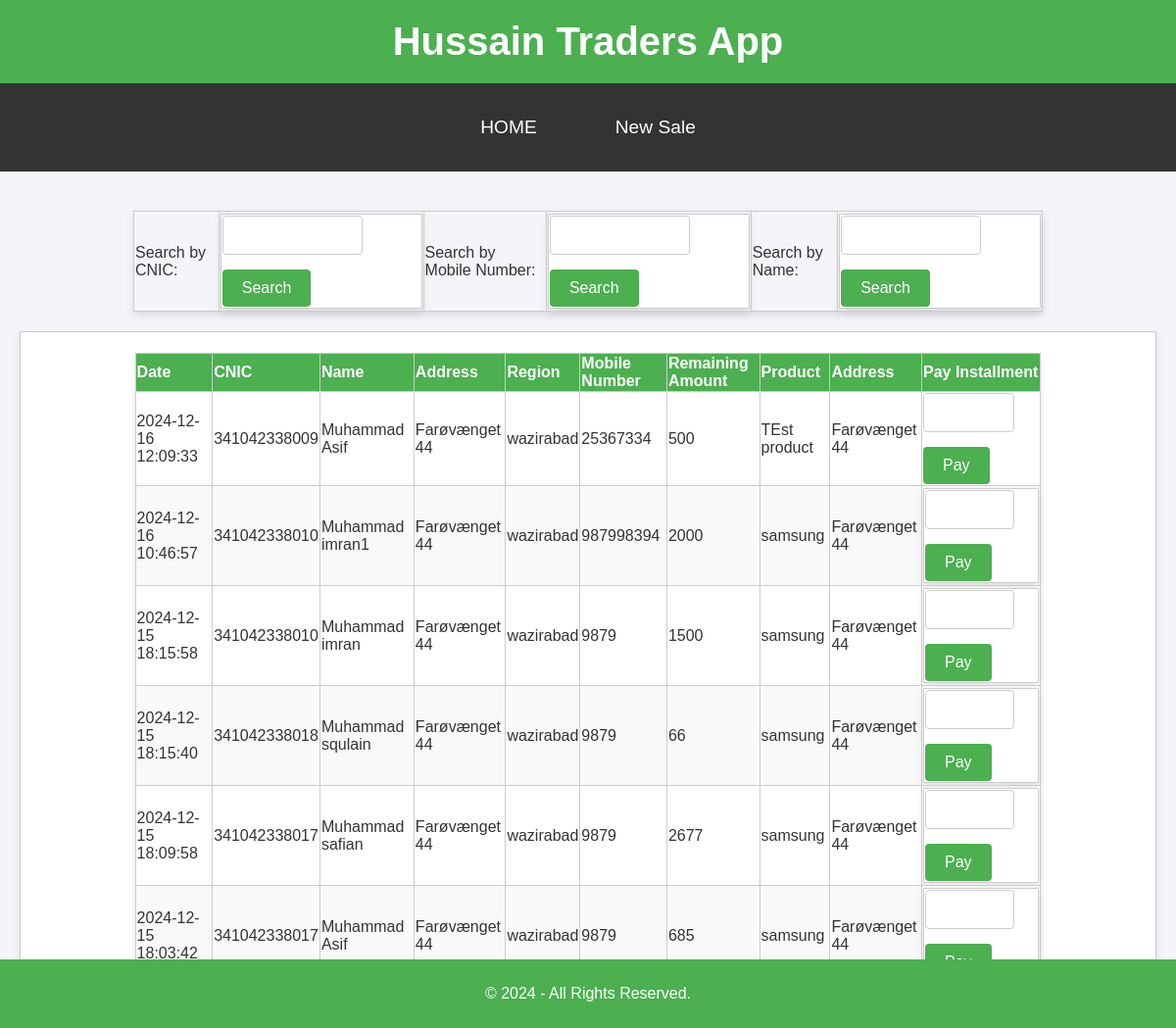
The page /listcust on the database as committed earlier.
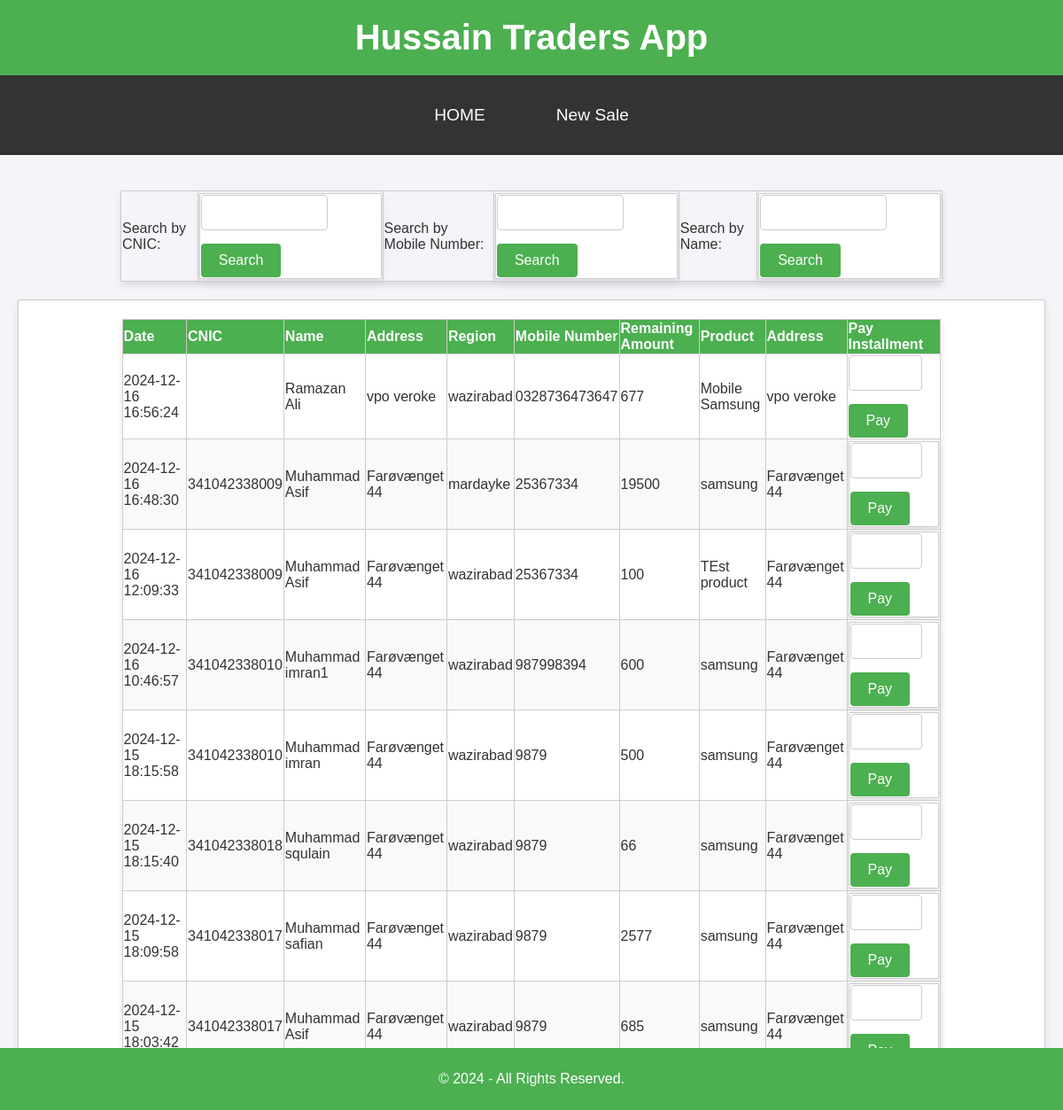
The same page on the database as committed later.
### tables this page shows
CREATE TABLE installments (id INTEGER primary key AUTOINCREMENT, customer_id INTEGER, product TEXT, advance INTEGER, sale_price INTEGER, agreed_installment INTEGER, remaining_amount INTEGER, modified DATETIME DEFAULT CURRENT_TIMESTAMP, FOREIGN KEY (customer_id) REFERENCES customers(id));

CREATE TABLE customers (id INTEGER primary key AUTOINCREMENT, name TEXT, father_name TEXT, addr TEXT, cnic TEXT, product TEXT, mobile_number TEXT, guarantor1 TEXT, guarantor2 TEXT, created DATETIME DEFAULT CURRENT_TIMESTAMP, region TEXT);

### app.py (the view)
@app.route('/listcust')
def listcust():
   con = sql.connect("ht.db")
   con.row_factory = sql.Row
   cur = con.cursor()
   cur.execute("select * from installments Inner join customers on installments.customer_id = customers.id ORDER BY CREATED DESC LIMIT 100")
   customers = cur.fetchall()
   return render_template("listcust.html", customers = customers)

### templates/listcust.html (shortened to what this page needs)
<!DOCTYPE html>
<html lang="en">
<head>
    <link rel="stylesheet" href="{{ url_for('static', filename='styles.css') }}">
</head>
<body>
   <header>
      <h1>Hussain Traders App</h1>
  </header>
  <nav>
    <a href="/listcust">HOME</a>
    <a href="/addcust">New Sale</a>
</nav>
    <main>
        <table>
            <tr>
                <td>
                    Search by CNIC:
                </td>
                <td>
                    <form action="{{ url_for('searchcnic') }}" method="POST">
                    <input type="text" id="searchcnic" name="cnic">
                    <input type="submit" value="Search"/>
                    </form>
                </td>
                <td>
                    Search by Mobile Number:
                </td>
                <td>
                    <form action="{{ url_for('searchmobile') }}" method="POST">
                    <input type="text" id="searchmobile" name="mobile">
                    <input type="submit" value="Search"/>
                    </form>
                </td>
                <td>
                    Search by Name:
                </td>
                <td>
                    <form action="{{ url_for('searchname') }}" method="POST">
                        <input type="text" id="searchname" name="name">
                        <input type="submit" value="Search"/>
                        </form>
                </td>
            </tr>
        </table>
        <form action="{{ url_for('pay_installment') }}" method="POST">
        <table>
            <thead>
                <tr>
                    <th>Date</th>
                    <th>CNIC</th>
                    <th>Name</th>
                    <th>Address</th>
                    <th>Region</th>
                    <th>Mobile Number</th>
                    <th>Remaining Amount</th>
                    <th>Product</th>
                    <th>Address</th>
                    <th>Pay Installment</th>
                </tr>
            </thead>
            <tbody>
                {% for row in customers %}
                <tr>
                    <td>{{ row["created"] }}</td>
                    <td>{{ row["cnic"] }}</td>
                    <td>{{ row["name"] }}</td>
                    <td>{{ row["addr"] }}</td>
                    <td>{{ row["region"] }}</td>
                    <td>{{ row["mobile_number"] }}</td>
                    <td>{{ row["remaining_amount"] }}</td>
                    <td>{{ row["product"] }}</td>
                    <td>{{ row["addr"] }}</td>
                    <td>
                        <form action="{{ url_for('pay_installment') }}" method="POST">
                            <input type="text" id="amount_{{ row['customer.id'] }}" name="amount">
                            <input type="submit" value="Pay"/>
                        </form>
                    </td>
                </tr>
                {% endfor %}
            </tbody>
        </table>
    </main>
    <footer>
      <p>&copy; 2024 - All Rights Reserved.</p>
  </footer>
</body>
</html>

### static/styles.css (style rules this page uses)
body { font-family: Arial, sans-serif; margin: 0; padding: 0; background-color: #f4f4f9; color: #333; }
header { background-color: #4CAF50; color: white; padding: 20px 10px; text-align: center; }
header h1 { margin: 0; font-size: 2.5em; }
nav { background-color: #333; overflow: hidden; display: flex; justify-content: center; }
nav a { color: white; padding: 14px 20px; text-decoration: none; display: block; text-align: center; transition: background-color 0.3s; }
main { padding: 20px; text-align: center; }
footer { background-color: #4CAF50; color: white; text-align: center; padding: 10px 0; position: fixed; bottom: 0; width: 100%; }
form { background-color: #ffffff; border: 1px solid #ccc; border-radius: 1px; padding: 1px; margin: 1px auto; max-width: auto; box-shadow: 0 4px 8px rgba(0, 0, 0, 0.1); }
form input[type="text"], form textarea { width: 60%; padding: 10px; margin-bottom: 15px; border: 1px solid #ccc; border-radius: 4px; font-size: 1em; }
form input[type="submit"] { background-color: #4CAF50; color: white; border: none; padding: 10px 20px; border-radius: 4px; cursor: pointer; font-size: 1em; }
table { width: 80%; margin: 20px auto; border-collapse: collapse; text-align: left; box-shadow: 0 4px 8px rgba(0, 0, 0, 0.1); }
table thead { background-color: #4CAF50; color: white; }
table th, table td { padding: 1px; border: 1px solid #ccc; }
table tr:nth-child(even) { background-color: #f9f9f9; }
a { text-decoration: none; color: #4CAF50; display: inline-block; margin: 20px; font-size: 1.2em; }

Rows that differ between the two databases and show on the page:
added installments: created "2024-12-16 16:56:24", name "Ramazan Ali", addr "vpo veroke", region "wazirabad", mobile_number "0328736473647", remaining_amount "677", product "Mobile Samsung"
added installments: created "2024-12-16 16:48:30", cnic "341042338009", name "Muhammad Asif", addr "Farøvænget 44", region "mardayke", mobile_number "25367334", remaining_amount "19500", product "samsung"
changed installments "TEst product": remaining_amount "500" → "100"
changed installments "Muhammad imran1": remaining_amount "2000" → "600"
changed installments "Muhammad imran": remaining_amount "1500" → "500"
changed installments "Muhammad safian": remaining_amount "2677" → "2577"
